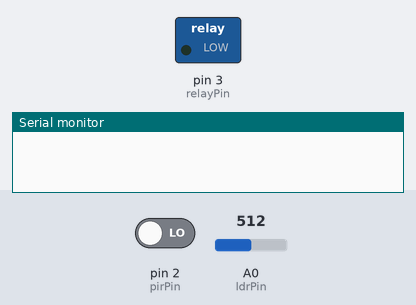
This sketch was run on a simulated Arduino Uno, built with avr-gcc and run on an emulated ATmega328P. Parts: switched loads named in the sketch (green lamp = pin HIGH), the last lines printed to the serial monitor. The test bench sets the inputs (shaded band); at power-on: pin 2 (pirPin) LOW, A0 (ldrPin) = 512.

Above: at 1.2 s.
1.3 s: pin 2 (pirPin) driven HIGH
At 2.0 s:
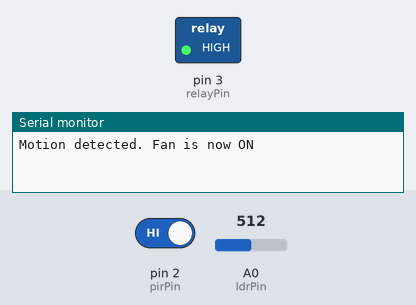
Timing chart, 0 to 7.9 s (numbered marks = the images above; inputs shaded):
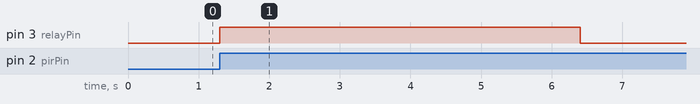

The sketch:

Home_automation_PIR_fan_LDR_led.ino
```cpp
// Final Code for led and fan automation:
const int pirPin = 2; // PIR sensor input pin
const int relayPin = 3; // Relay module output pin      // Relay module control pin connected to digital pin 3
int ldrPin = A0;        // LDR sensor output connected to analog pin A0

int pirState = LOW;     // Variable to store PIR sensor state
int fanState = LOW;     // Fan state (OFF by default)

// Define a state variable for the fan
bool isFanOn = false;

int ldrThreshold = 500; // LDR threshold value for LED control

void setup() {
  pinMode(pirPin, INPUT);
  pinMode(relayPin, OUTPUT);
  pinMode(ldrPin, INPUT);
  digitalWrite(relayPin, LOW); // Set initial fan state
  Serial.begin(9600); // Initialize serial communication
}

void loop() {
  // Read the PIR sensor value
  int pirValue = digitalRead(pirPin);

  // Check if motion is detected
  if (pirValue == HIGH) {
    // Toggle the fan state
    isFanOn = !isFanOn;
    // Update the relay state based on the fan state
    digitalWrite(relayPin, isFanOn ? HIGH : LOW);

    // Debug output
    Serial.print("Motion detected. Fan is now ");
    Serial.println(isFanOn ? "ON" : "OFF");

    // Wait for a moment to debounce the PIR sensor
    delay(5000); // 5 seconds delay
  }

  // Read the LDR sensor and control the LED
  int ldrValue = analogRead(ldrPin);
  if (ldrValue > ldrThreshold) {
    digitalWrite(4, HIGH); // Turn on the LED
  } else {
    digitalWrite(4, LOW);  // Turn off the LED
  }
  delay(100); // Delay for stability
}
```

Measured:
- after the input at 1.3 s, pin 3 (relayPin): LOW → HIGH at once, → LOW 5.1 s later
